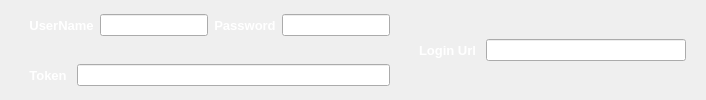
                  <widget class="QWidget" name="widget_30" native="true">
                   <property name="styleSheet">
                    <string notr="true">#widget_30{
	color: white;
	border: 1px solid white; 
}</string>
                   </property>
                   <layout class="QHBoxLayout" name="horizontalLayout_26">
                    <property name="spacing">
                     <number>20</number>
                    </property>
                    <property name="leftMargin">
                     <number>20</number>
                    </property>
                    <property name="topMargin">
                     <number>0</number>
                    </property>
                    <property name="rightMargin">
                     <number>20</number>
                    </property>
                    <property name="bottomMargin">
                     <number>0</number>
                    </property>
                    <item>
                     <widget class="QWidget" name="widget_32" native="true">
                      <layout class="QVBoxLayout" name="verticalLayout_31">
                       <property name="spacing">
                        <number>0</number>
                       </property>
                       <property name="leftMargin">
                        <number>0</number>
                       </property>
                       <property name="topMargin">
                        <number>0</number>
                       </property>
                       <property name="rightMargin">
                        <number>0</number>
                       </property>
                       <property name="bottomMargin">
                        <number>0</number>
                       </property>
                       <item>
                        <widget class="QWidget" name="basic_widget" native="true">
                         <layout class="QHBoxLayout" name="horizontalLayout_5">
                          <item>
                           <widget class="QLabel" name="label_45">
                            <property name="font">
                             <font>
                              <pointsize>10</pointsize>
                              <weight>75</weight>
                              <bold>true</bold>
                             </font>
                            </property>
                            <property name="styleSheet">
                             <string notr="true">color: white;</string>
                            </property>
                            <property name="text">
                             <string>UserName</string>
                            </property>
                            <property name="alignment">
                             <set>Qt::AlignCenter</set>
                            </property>
                           </widget>
                          </item>
                          <item>
                           <widget class="QWidget" name="widget_31" native="true">
                            <layout class="QHBoxLayout" name="horizontalLayout_23">
                             <property name="spacing">
                              <number>10</number>
                             </property>
                             <property name="leftMargin">
                              <number>0</number>
                             </property>
                             <property name="topMargin">
                              <number>0</number>
                             </property>
                             <property name="rightMargin">
                              <number>0</number>
                             </property>
                             <property name="bottomMargin">
                              <number>0</number>
                             </property>
                             <item>
                              <widget class="QLineEdit" name="edit_username">
                               <property name="font">
                                <font>
                                 <pointsize>8</pointsize>
                                 <weight>75</weight>
                                 <bold>true</bold>
                                </font>
                               </property>
                               <property name="text">
                                <string/>
                               </property>
                              </widget>
                             </item>
                            </layout>
                           </widget>
                          </item>
                          <item>
                           <widget class="QLabel" name="label_46">
                            <property name="font">
                             <font>
                              <pointsize>10</pointsize>
                              <weight>75</weight>
                              <bold>true</bold>
                             </font>
                            </property>
                            <property name="styleSheet">
                             <string notr="true">color: white;</string>
                            </property>
                            <property name="text">
                             <string>Password</string>
                            </property>
                            <property name="alignment">
                             <set>Qt::AlignCenter</set>
                            </property>
                           </widget>
                          </item>
                          <item>
                           <widget class="QLineEdit" name="edit_password">
                            <property name="font">
                             <font>
                              <pointsize>8</pointsize>
                              <weight>75</weight>
                              <bold>true</bold>
                             </font>
                            </property>
                            <property name="echoMode">
                             <enum>QLineEdit::Password</enum>
                            </property>
                           </widget>
                          </item>
                         </layout>
                        </widget>
                       </item>
                       <item>
                        <widget class="QWidget" name="token_widget" native="true">
                         <layout class="QHBoxLayout" name="horizontalLayout_6">
                          <property name="spacing">
                           <number>10</number>
                          </property>
                          <item>
                           <widget class="QLabel" name="label_49">
                            <property name="font">
                             <font>
                              <pointsize>10</pointsize>
                              <weight>75</weight>
                              <bold>true</bold>
                             </font>
                            </property>
                            <property name="styleSheet">
                             <string notr="true">color: white;</string>
                            </property>
                            <property name="text">
                             <string>Token</string>
                            </property>
                            <property name="alignment">
                             <set>Qt::AlignCenter</set>
                            </property>
                           </widget>
                          </item>
                          <item>
                           <widget class="QLineEdit" name="edit_token">
                            <property name="font">
                             <font>
                              <pointsize>8</pointsize>
                              <weight>75</weight>
                              <bold>true</bold>
                             </font>
                            </property>
                            <property name="echoMode">
                             <enum>QLineEdit::Password</enum>
                            </property>
                           </widget>
                          </item>
                         </layout>
                        </widget>
                       </item>
                      </layout>
                     </widget>
                    </item>
                    <item>
                     <widget class="QWidget" name="widget_33" native="true">
                      <layout class="QHBoxLayout" name="horizontalLayout_25">
                       <property name="spacing">
                        <number>10</number>
                       </property>
                       <property name="leftMargin">
                        <number>0</number>
                       </property>
                       <property name="topMargin">
                        <number>0</number>
                       </property>
                       <property name="rightMargin">
                        <number>0</number>
                       </property>
                       <property name="bottomMargin">
                        <number>0</number>
                       </property>
                       <item>
                        <widget class="QLabel" name="label_47">
                         <property name="font">
                          <font>
                           <pointsize>10</pointsize>
                           <weight>75</weight>
                           <bold>true</bold>
                          </font>
                         </property>
                         <property name="styleSheet">
                          <string notr="true">color: white;</string>
                         </property>
                         <property name="text">
                          <string>Login Url</string>
                         </property>
                         <property name="alignment">
                          <set>Qt::AlignCenter</set>
                         </property>
                        </widget>
                       </item>
                       <item>
                        <widget class="QLineEdit" name="edit_url">
                         <property name="minimumSize">
                          <size>
                           <width>200</width>
                           <height>0</height>
                          </size>
                         </property>
                         <property name="font">
                          <font>
                           <pointsize>8</pointsize>
                           <weight>75</weight>
                           <bold>true</bold>
                          </font>
                         </property>
                        </widget>
                       </item>
                      </layout>
                     </widget>
                    </item>
                   </layout>
                  </widget>
